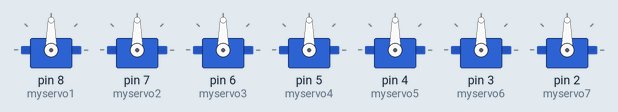
This sketch was run on a simulated Arduino Uno, built with avr-gcc and run on an emulated ATmega328P. On the bench: 7 × servo.

Above: at 0.1 s.
At 1.46 s:
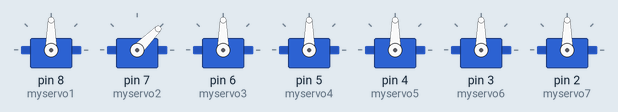
At 2.4 s:
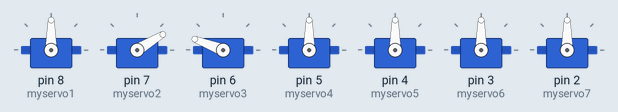
At 17.4 s:
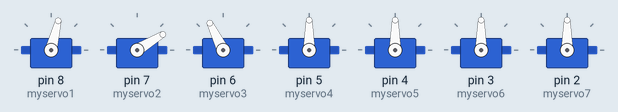
At 23.23 s:
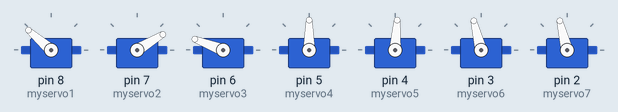
At 29.8 s:
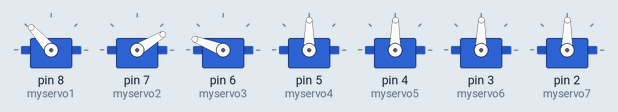
Timing chart, 0 to 40.0 s (numbered marks = the images above):
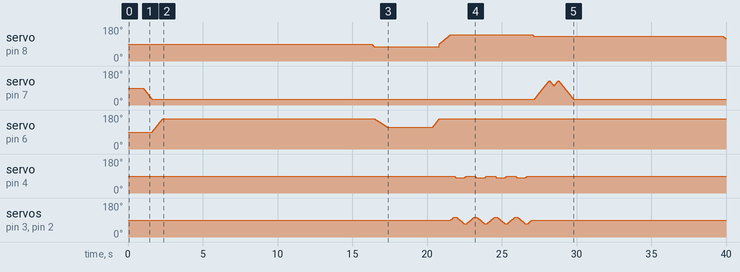

The sketch:

robotCo_0.1.3.ino
```cpp
#include <Servo.h>

Servo myservo1;
Servo myservo2;
Servo myservo3;
Servo myservo4;
Servo myservo5;
Servo myservo6;
Servo myservo7;

int pos = 0;

void setup()
{
  myservo1.attach(8);
  myservo2.attach(7);
  myservo3.attach(6);
  myservo4.attach(5);
  myservo5.attach(4);
  myservo6.attach(3);
  myservo7.attach(2);
}


void loop()
{
  delay (1000);


  for(pos = 90; pos > 90; pos -=1 )
  {
    myservo1.write(pos);
    delay(10);
  }
  for(pos = 90; pos > 30; pos -=1 )
  {
    myservo2.write(pos);
    delay(10);
  }
  for(pos = 90; pos < 160; pos +=1 )
  {
    myservo3.write(pos);
    delay(10);
  }
  delay (14000);

//====================================================
//              Поворачивает голову на встречу Брату


 for(pos = 90; pos > 75; pos -=1 )
  {
    myservo1.write(pos);
    delay(10);
  }

 //====================================================
 //                  Здоровается с Братом

  for(pos = 160; pos > 115; pos -=1 )
  {
    myservo3.write(pos);
    delay(20);
  }

    delay (3000);

  for(pos = 115; pos  < 160; pos +=1 )
  {
    myservo3.write(pos);
    delay(10);
  }


  //====================================================
  //              Поворачивает голову на камеру

 for(pos = 90; pos < 140; pos +=1 )
  {
    myservo1.write(pos);
    delay(15);
  }
 //====================================================
 //                  Начинает поворот

   for(pos = 90; pos < 105; pos += 1)
  {
    myservo6.write(pos);
    myservo7.write(pos);
    delay(15);
  }

  for(pos = 90; pos > 80; pos -=1 )
  {
    myservo5.write(pos);
    delay(15);
  }

  for(pos = 105; pos > 70; pos -= 1)
  {
    myservo6.write(pos);
    myservo7.write(pos);
    delay(15);
  }

  for(pos = 80; pos < 90; pos += 1)
  {
    myservo5.write(pos);
    delay(15);
  }
      for(pos = 70; pos < 105; pos += 1)
  {
    myservo6.write(pos);
    myservo7.write(pos);
    delay(15);
  }

  for(pos = 90; pos > 80; pos -=1 )
  {
    myservo5.write(pos);
    delay(15);
  }

  for(pos = 105; pos > 70; pos -= 1)
  {
    myservo6.write(pos);
    myservo7.write(pos);
    delay(15);
  }

  for(pos = 80; pos < 90; pos += 1)
  {
    myservo5.write(pos);
    delay(15);
  }
     for(pos = 70; pos < 105; pos += 1)
  {
    myservo6.write(pos);
    myservo7.write(pos);
    delay(15);
  }

  for(pos = 90; pos > 80; pos -=1 )
  {
    myservo5.write(pos);
    delay(15);
  }

  for(pos = 105; pos > 70; pos -= 1)
  {
    myservo6.write(pos);
    myservo7.write(pos);
    delay(15);
  }

  for(pos = 80; pos < 90; pos += 1)
  {
    myservo5.write(pos);
    delay(15);
  }
     for(pos = 70; pos < 105; pos += 1)
  {
    myservo6.write(pos);
    myservo7.write(pos);
    delay(15);
  }

  for(pos = 90; pos > 80; pos -=1 )
  {
    myservo5.write(pos);
    delay(15);
  }

  for(pos = 105; pos > 70; pos -= 1)
  {
    myservo6.write(pos);
    myservo7.write(pos);
    delay(15);
  }

  for(pos = 80; pos < 90; pos += 1)
  {
    myservo5.write(pos);
    delay(15);
  }
     for(pos = 70; pos < 90; pos += 1)
  {
    myservo6.write(pos);
    myservo7.write(pos);
    delay(15);
  }

 //====================================================
 //                  Поворачивает голову на камеру
 for(pos = 140; pos > 130; pos -=1 )
  {
    myservo1.write(pos);
    delay(15);
  }

 //====================================================
 //                  Машет рукой в камеру
 for(pos = 30; pos < 130; pos +=1 )
  {
    myservo2.write(pos);
    delay(10);
  }
   for(pos = 130; pos > 100; pos -=1 )
  {
    myservo2.write(pos);
    delay(10);
  }
   for(pos = 100; pos < 130; pos +=1 )
  {
    myservo2.write(pos);
    delay(10);
  }
   for(pos = 130; pos > 30; pos -=1 )
  {
    myservo2.write(pos);
    delay(10);
  }

    delay (10000);

  //====================================================
 //                  Поворачивает голову
 for(pos = 130; pos > 80; pos -=1 )
  {
    myservo1.write(pos);
    delay(15);
  }

   delay (4000);

 //====================================================
 //                  Показывает на динамик второго робота
 for(pos = 30; pos < 90; pos +=1 )
  {
    myservo2.write(pos);
    delay(15);
  }

    delay (5000);


 //====================================
 //                  Качает левой рукой

  for(pos = 160; pos > 150; pos -=1 )
  {
    myservo3.write(pos);
    delay(20);
  }
   for(pos = 150; pos < 170; pos +=1 )
  {
    myservo3.write(pos);
    delay(20);
  }
  for(pos = 170; pos > 150; pos -=1 )
  {
    myservo3.write(pos);
    delay(20);
  }
   for(pos = 150; pos < 160; pos +=1 )
  {
    myservo3.write(pos);
    delay(20);
  }
 //====================================================
 //                  Поворачивает голову
 for(pos = 90; pos < 140; pos +=1 )
  {
    myservo1.write(pos);
    delay(20);
  }

    delay (5000);


 //====================================================
 //                  Показывает на антенну второго робота


   for(pos = 90; pos < 120; pos +=1 )
  {
    myservo2.write(pos);
    delay(20);
  }

    delay (5000);


 //====================================================
 //                  Опускает руку

     for(pos = 120; pos > 30; pos -=1 )
  {
    myservo2.write(pos);
    delay(20);
  }

  delay (5000);

 //====================================================
 //                  Машет рукой
 for(pos = 30; pos < 130; pos +=1 )
  {
    myservo2.write(pos);
    delay(10);
  }
   for(pos = 130; pos > 100; pos -=1 )
  {
    myservo2.write(pos);
    delay(10);
  }
   for(pos = 100; pos < 130; pos +=1 )
  {
    myservo2.write(pos);
    delay(10);
  }
   for(pos = 130; pos > 30; pos -=1 )
  {
    myservo2.write(pos);
    delay(10);
  }
  delay (15000);
}
```
